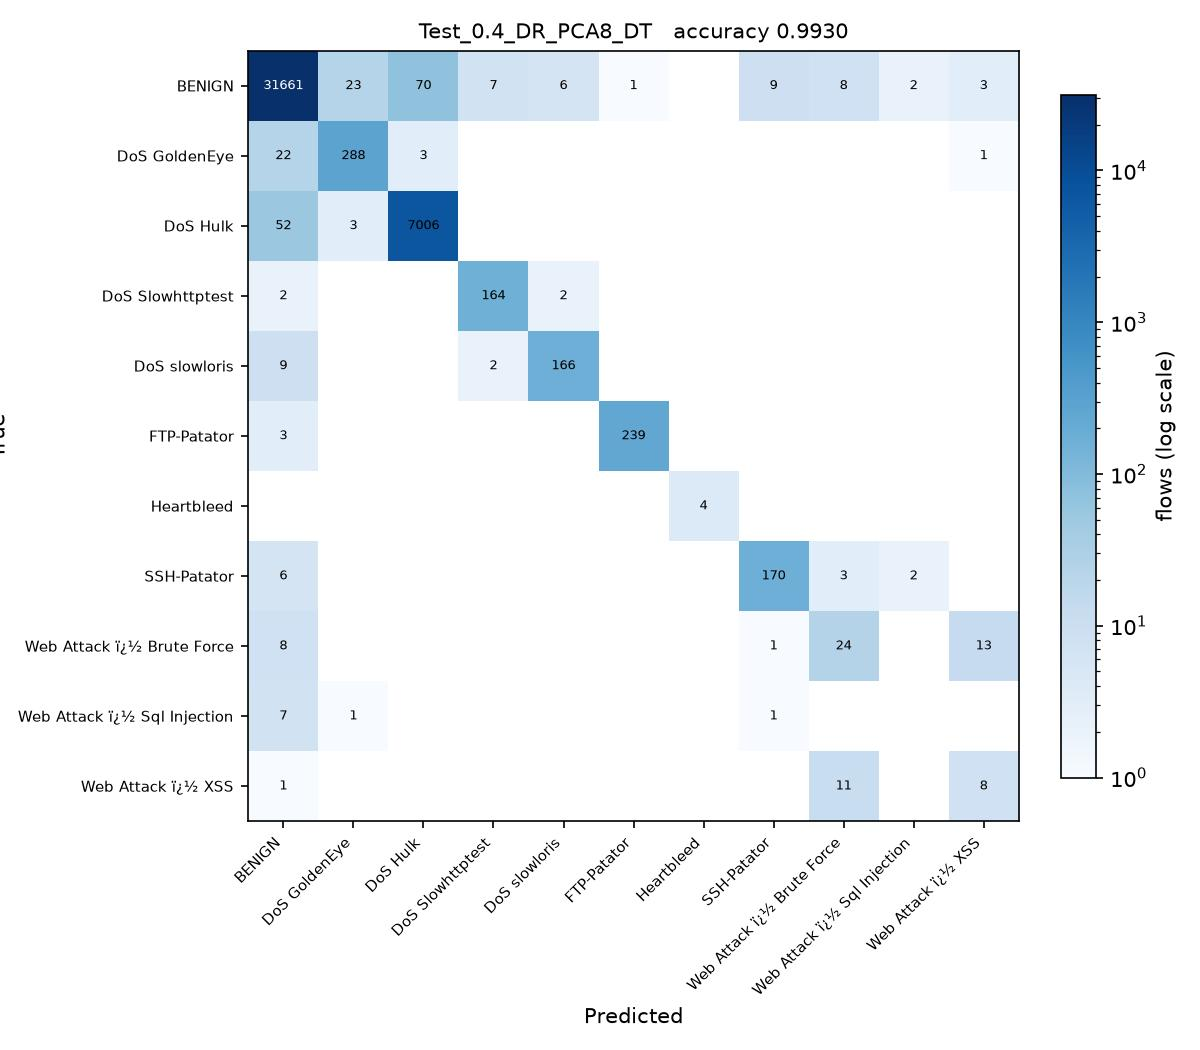

Here is the Python script that generated this plot:
# Test_0.4_DR_PCA8_DT.py
#
# Test size 0.4  |  PCA, 8 components  |  Decision Tree (sheet #6)
#
# This is SGDC_60_40.py with the changes marked CHANGE below and nothing else.
#
# Taken from the sheet unchanged.

import os
from pathlib import Path

# CHANGE 1: run from the project folder, so the CSV names below resolve, and
# read them as latin-1. The Web Attack labels contain byte 0x96, which the
# default utf-8 decoder rejects with UnicodeDecodeError.
os.chdir(Path(__file__).resolve().parent.parent)
import numpy as np
import pandas as pd

df1 = pd.read_csv(r'C:\Users\Karthika\OneDrive\Desktop\ACN_PCA_75_Runs\Scripts\Tuesday-WorkingHours.pcap_ISCX (1).csv', low_memory=True, encoding='latin-1')
df2 = pd.read_csv(r'C:\Users\Karthika\OneDrive\Desktop\ACN_PCA_75_Runs\Scripts\Wednesday-workingHours.pcap_ISCX.csv', low_memory=True, encoding='latin-1')
df3 = pd.read_csv(r'C:\Users\Karthika\OneDrive\Desktop\ACN_PCA_75_Runs\Scripts\Thursday-WorkingHours-Morning-WebAttacks.pcap_ISCX.csv', low_memory=True, encoding='latin-1')

dataset = pd.concat([df1, df2, df3], ignore_index=True)

dataset.columns = dataset.columns.str.strip()

# CHANGE 2: a stratified sample of 100000 flows, the same for every run.
# The full three captures hold about 1.3 million flows, which makes 75 runs
# impractical. At least 50 flows of every class are kept.
label = dataset.columns[-1]
dataset = pd.concat(
    [g.sample(n=min(len(g), max(50, round(100000 * len(g) / len(dataset)))), random_state=0)
     for _, g in dataset.groupby(label)],
    ignore_index=True
)

X = dataset.iloc[:, :-1]
y = dataset.iloc[:, -1]

X = X.apply(pd.to_numeric, errors='coerce')

X.replace([np.inf, -np.inf], np.nan, inplace=True)

from sklearn.impute import SimpleImputer

imputer = SimpleImputer(missing_values=np.nan, strategy='mean')
X = imputer.fit_transform(X)

from sklearn.preprocessing import LabelEncoder

labelencoder_y = LabelEncoder()
y = labelencoder_y.fit_transform(y)

from sklearn.model_selection import train_test_split

X_train, X_test, y_train, y_test = train_test_split(
    X,
    y,
    test_size=0.4,   # CHANGE 3: test size
    random_state=0,
    stratify=y
)

# CHANGE 4: PCA, from PCA_LDA_KErnel_PCA_CODE.pdf (fitted on training data only).
# PCA follows the directions of largest variance, so the features have to be on
# a common scale first, otherwise the components just track whichever column has
# the biggest units. The scaler is fitted on the training split only.
from sklearn.preprocessing import StandardScaler
from sklearn.decomposition import PCA

scaler = StandardScaler()
X_train = scaler.fit_transform(X_train)
X_test = scaler.transform(X_test)

pca = PCA(n_components=8)
X_train = pca.fit_transform(X_train)          # no labels: PCA is unsupervised
X_test = pca.transform(X_test)
print("\nVariance explained by 8 components : {:.4f}".format(pca.explained_variance_ratio_.sum()))

# CHANGE 5: Decision Tree (sheet #6) in place of SGDClassifier
from sklearn.tree import DecisionTreeClassifier

classifier = DecisionTreeClassifier(
    criterion='entropy',
    random_state=0
)

classifier.fit(X_train, y_train)

y_pred = classifier.predict(X_test) 

from sklearn.metrics import confusion_matrix
from sklearn.metrics import accuracy_score
from sklearn.metrics import precision_score
from sklearn.metrics import recall_score
from sklearn.metrics import f1_score
from sklearn.metrics import classification_report

cm = confusion_matrix(y_test, y_pred)

print("Confusion Matrix:\n")
print(cm)

print("\nAccuracy : {:.4f}".format(accuracy_score(y_test, y_pred)))
print("\nPrecision : {:.4f}".format(precision_score(y_test, y_pred, average='weighted')))
print("\nRecall : {:.4f}".format(recall_score(y_test, y_pred, average='weighted')))
print("\nF1 Score : {:.4f}".format(f1_score(y_test, y_pred, average='weighted')))

print("\nClassification Report:\n")
print(classification_report(y_test, y_pred))
# CHANGE 6: save the confusion matrix as Test_0.4_DR_PCA8_DT.jpg and record the result
import matplotlib
matplotlib.use('Agg')
import matplotlib.pyplot as plt
from matplotlib.colors import LogNorm

here = Path(__file__).resolve().parent
names = [str(c) for c in labelencoder_y.classes_]
fig, ax = plt.subplots(figsize=(8, 7))
im = ax.imshow(cm, cmap='Blues', norm=LogNorm(vmin=1))
ax.set_xticks(range(len(names)), names, rotation=45, ha='right', fontsize=7)
ax.set_yticks(range(len(names)), names, fontsize=7)
ax.set_xlabel('Predicted')
ax.set_ylabel('True')
ax.set_title('Test_0.4_DR_PCA8_DT   accuracy {:.4f}'.format(accuracy_score(y_test, y_pred)), fontsize=10)
for i in range(cm.shape[0]):
    for j in range(cm.shape[1]):
        if cm[i, j]:
            ax.text(j, i, cm[i, j], ha='center', va='center', fontsize=6,
                    color='white' if cm[i, j] > cm.max() / 3 else 'black')
fig.colorbar(im, ax=ax, fraction=0.04, label='flows (log scale)')
fig.tight_layout()
fig.savefig(here / 'Test_0.4_DR_PCA8_DT.jpg', dpi=150)
plt.close(fig)

row = pd.DataFrame([{
    'Test': 0.4, 'DR': 'PCA8', 'Clas': 'DT',
    'Acc': round(accuracy_score(y_test, y_pred), 4),
    'Pre': round(precision_score(y_test, y_pred, average='weighted', zero_division=0), 4),
    'Rec': round(recall_score(y_test, y_pred, average='weighted', zero_division=0), 4),
    'F1': round(f1_score(y_test, y_pred, average='weighted', zero_division=0), 4),
    'script': 'Test_0.4_DR_PCA8_DT',
}])
out = here.parent / 'results' / '75_runs.csv'
out.parent.mkdir(exist_ok=True)
if out.exists():
    old = pd.read_csv(out)
    row = pd.concat([old[old['script'] != 'Test_0.4_DR_PCA8_DT'], row], ignore_index=True)
row.to_csv(out, index=False)
